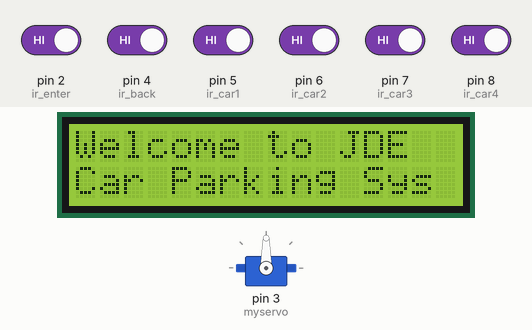
The sketch below on a simulated Arduino Uno, built with avr-gcc and run on an emulated ATmega328P. On the bench: servo, 16×2 character LCD. The inputs (shaded band) are chosen by the test bench; at power-on: pin 2 (ir_enter), pin 4 (ir_back), pin 5 (ir_car1), pin 6 (ir_car2), pin 7 (ir_car3), pin 8 (ir_car4) HIGH.

Above: at 2.1 s.
At 6.2 s:
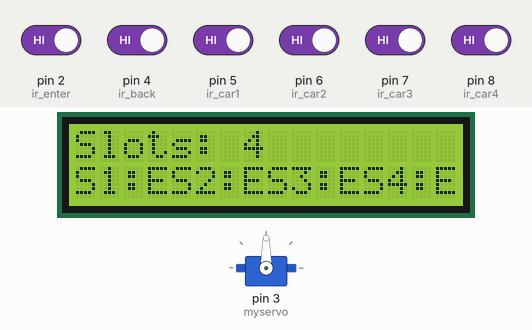
6.3 s: pin 5 (ir_car1) driven LOW
7.8 s: pin 6 (ir_car2) driven LOW
At 8.2 s:
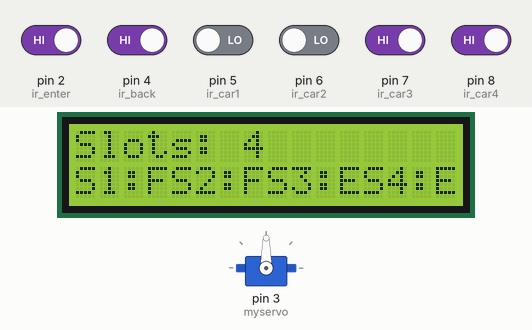
9.3 s: pin 7 (ir_car3) driven LOW
10.8 s: pin 8 (ir_car4) driven LOW
At 11.7 s:
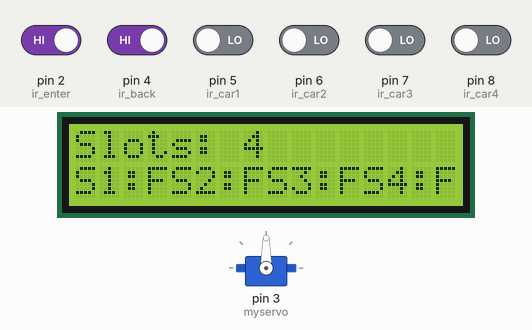
12.3 s: pin 5 (ir_car1) driven HIGH
13.8 s: pin 6 (ir_car2) driven HIGH
At 15.1 s:
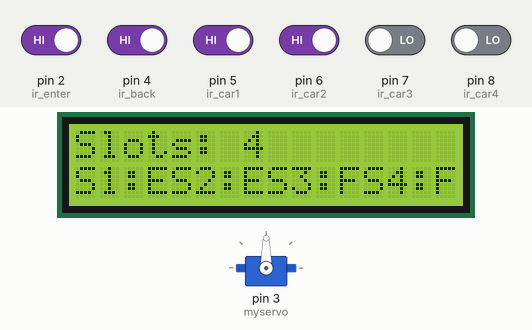
Timing chart, 0 to 16.3 s (numbered marks = the images above; inputs shaded):
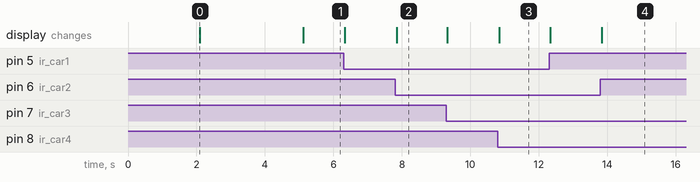

Measured:
- after the input at 7.8 s, the display: changes after 0.05 s (image 2)
- after the input at 10.8 s, the display: changes after 0.05 s (image 3)
- after the input at 13.8 s, the display: changes after 0.05 s (image 4)
- what the display in image 0 shows lasts 3.0 s, from 2.1 s to 5.1 s

The sketch:

Proiect.ino
```cpp
#include <Servo.h> //controleaza servomotorul
#include <Wire.h>
#include <LiquidCrystal_I2C.h> //controleaza afisajul LCD cu protocolul I2C
LiquidCrystal_I2C lcd(0x27, 16, 2); //permite utilizarea unui display LCD cu interfata I2C
//0x27->este adresa I2C a modulului LCD,16->caractere pe linie,2->linii

Servo myservo; //controleaza deschiderea si inchiderea barierei

#define ir_enter 2 //senzor de intrare, detecteaza vehiculele care intra
#define ir_back 4 //senzor de iesire, detecteaza vehiculele care ies
//senzori pentru locurile de parcare, detecteaza daca locurile sunt ocupate sau libere
#define ir_car1 5
#define ir_car2 6
#define ir_car3 7
#define ir_car4 8


int S1 = 0, S2 = 0, S3 = 0, S4 = 0;
int flag1 = 0, flag2 = 0; //indicatori pentru controlul logicii barierei
int slot = 4;

void setup() {
  Serial.begin(9600);
  //se configureaza pinii senzorilor ca intrari
  pinMode(ir_car1, INPUT);
  pinMode(ir_car2, INPUT);
  pinMode(ir_car3, INPUT);
  pinMode(ir_car4, INPUT);
  pinMode(ir_enter, INPUT);
  pinMode(ir_back, INPUT);
  myservo.attach(3); //conecteaza servomotorul la pinul 3
  myservo.write(90); //servo-motorul este pozitionat la 90 de grade(bariera inchisa)
  lcd.init(); //initializeaza LCD-ul
  lcd.backlight(); //porneste iluminarea de fundal
  lcd.setCursor(0, 0); //pozitioneaza cursorul la inceputul liniei 1
  lcd.print("Welcome to JDE");
  delay(2000);
  lcd.setCursor(0, 1); //pozitioneaza cursorul la inceputul liniei 1
  lcd.print("Car Parking Sys");
  delay(3000);
  lcd.clear(); //sterge tot continutul de pe ecran
  Read_Sensor();
  int total = S1 + S2 + S3 + S4;
  slot = slot - total;
}

void loop() {
  Read_Sensor();
  lcd.setCursor(0, 0);
  lcd.print("Slots: ");
  lcd.print(slot);
  lcd.print("   "); // stergem restul caracterelor

  lcd.setCursor(0, 1);
  lcd.print(S1 == 1 ? "S1:F" : "S1:E");
  lcd.print(S2 == 1 ? "S2:F" : "S2:E");
  lcd.print(S3 == 1 ? "S3:F" : "S3:E");
  lcd.print(S4 == 1 ? "S4:F" : "S4:E");

  if (digitalRead(ir_enter) == 0 && flag1 == 0) {//se verifica daca senzorul detecteaza o masina si daca nu au fost deja efectuate actiuni de intrare
    if (slot > 0) { // daca mai este loc in parcare
      flag1 = 1;
      if (flag2 == 0) {
        delay(300);
        myservo.write(180); // se deschide bariera
        slot = slot - 1; // scade numarul de locuri
      }
    } else {
      lcd.clear();
      lcd.setCursor(0, 0);
      lcd.print("Parking Full");
      delay(1500);
      lcd.clear();
    }
  }
  if (digitalRead(ir_back) == 0 && flag2 == 0) {
    flag2 = 1;
    if (flag1 == 0) {
      delay(300);
      myservo.write(180);
      slot = slot + 1;
       if (slot > 4) {  // Prevenire crestere peste numrul maxim de sloturi
      slot = 4;
    }
    }
    delay(1000);
  }

  if (flag1 == 1 && flag2 == 1) { //masina a trecut de ambii senzori
    delay(1000);
    myservo.write(90);// se inchide bariera
    flag1 = 0, flag2 = 0;
  }

  delay(1);
}

void Read_Sensor() {
  S1 = 0, S2 = 0, S3 = 0, S4 = 0;
  if (digitalRead(ir_car1) == 0) {
    S1 = 1;
  }
  if (digitalRead(ir_car2) == 0) {
    S2 = 1;
  }
  if (digitalRead(ir_car3) == 0) {
    S3 = 1;
  }
  if (digitalRead(ir_car4) == 0) {
    S4 = 1;
  }
}
```
